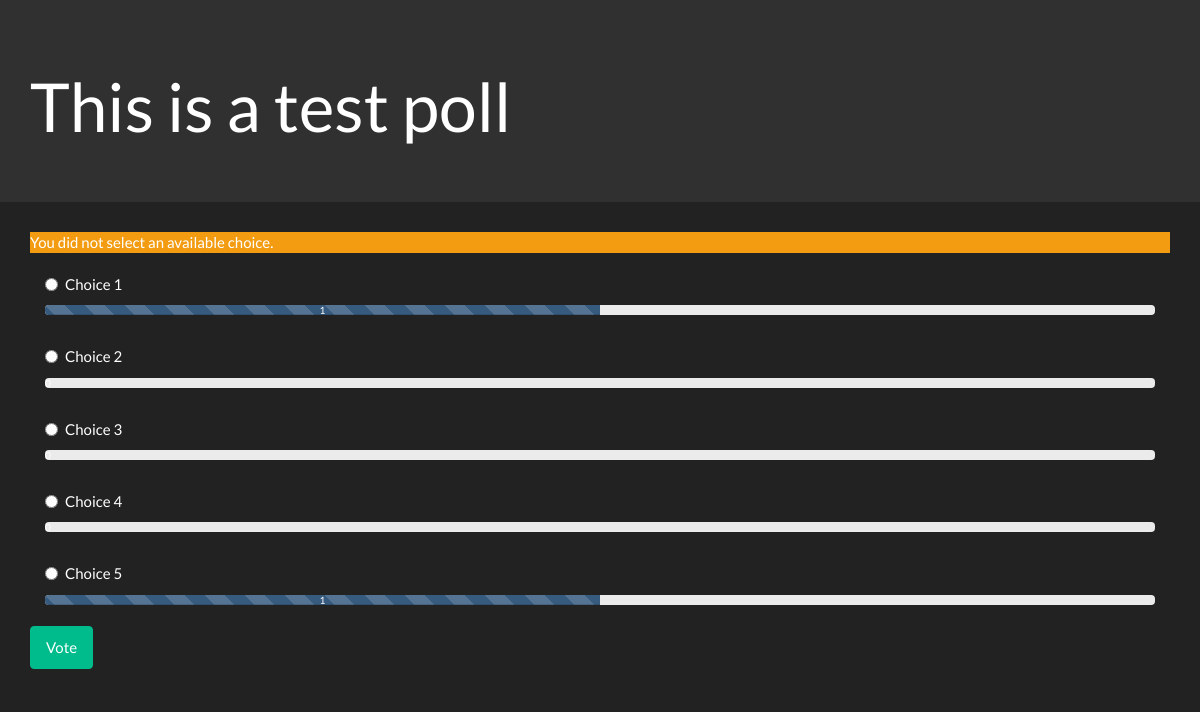
/polls/38/processing_vote/ (signed in), run on the app's committed database.
### polls/models.py (models this page shows, shortened)
class Question(models.Model):
	user = models.ForeignKey(User)
	text = models.CharField(max_length=200)
	date_published = models.DateTimeField()
	total_votes = models.IntegerField(default=0)

class Choice(models.Model):
	question = models.ForeignKey(Question)
	choice_text = models.CharField(max_length=200)
	votes = models.IntegerField(default=0)

### polls/views.py (the view, shortened to what this page needs)
# urls.py: url(r'^(?P<question_id>\d+)/processing_vote/$', views.processing_vote, name='processing_vote'),
def processing_vote(request, question_id):
	if not request.user.is_authenticated():
		messages.add_message(request, messages.INFO, 'You are not authorized to view this page.')
		return HttpResponseRedirect(reverse('users:index'))
	question = get_object_or_404(Question, pk=question_id)
	try:
		selected_choice = question.choice_set.get(pk=request.POST['choice'])
	except (KeyError, Choice.DoesNotExist):
		return render(request, 'polls/vote_poll.html', {'question': question, 'selected_choice_id': None, 'error_message': "You did not select an available choice."})

### polls/templates/polls/vote_poll.html (shortened to what this page needs)
{% load staticfiles %}
<html lang="en">
<head>
	<link rel="stylesheet" type="text/css" href="{% static 'polls/darkly.css' %}"/>
</head>
<body>
	<div class="jumbotron">
		<div class="container">
			<h1>{{question.text}}</h1>
		</div>
	</div>
	{% if error_message %}
		<div class="container">
			<p class="bg bg-warning">{{error_message}}</p>
		</div>
	{% endif %}
	<div class="container">
		<form action="{% url 'polls:processing_vote' question.id %}" method="post" id="voteform">
			{% for choice in question.choice_set.all %}
				<row>
					<div class="col-xs-12">
						<div class="radio">
							<label>
								<input class="choices" type="radio" name="choice" value="{{choice.id}}" {% if choice.id == selected_choice_id %}checked{% endif %}/> {{choice.choice_text}}
							</label>
						</div>
						<div class="progress">
							<div class="progress-bar progress-bar-striped active" role="progressbar" aria-valuenow="{{choice.votes}}" aria-valuemin="0" aria-valuemax="{{question.total_votes}}" style="width: {% if question.total_votes == 0 %}0{% else %}{% widthratio choice.votes question.total_votes 100 %}{% endif %}%" id="{{choice.id}}">{{choice.votes}}</div>
						</div>
					</div>
				</row>
			{% endfor %}
			<button type="submit" class="btn btn-success">Vote</button>
		</form>
	</div>
</body>
</html>

### data on the page
Question: text "This is a test poll"
Choice: choice "☐ Choice 1", choice_text "Choice 1", votes "1"
Choice: choice "☐ Choice 2", choice_text "Choice 2"
Choice: choice "☐ Choice 3", choice_text "Choice 3"
Choice: choice "☐ Choice 4", choice_text "Choice 4"
Choice: choice "☐ Choice 5", choice_text "Choice 5", votes "1"

### other printed values
{{ error_message }} "You did not select an available choice."
